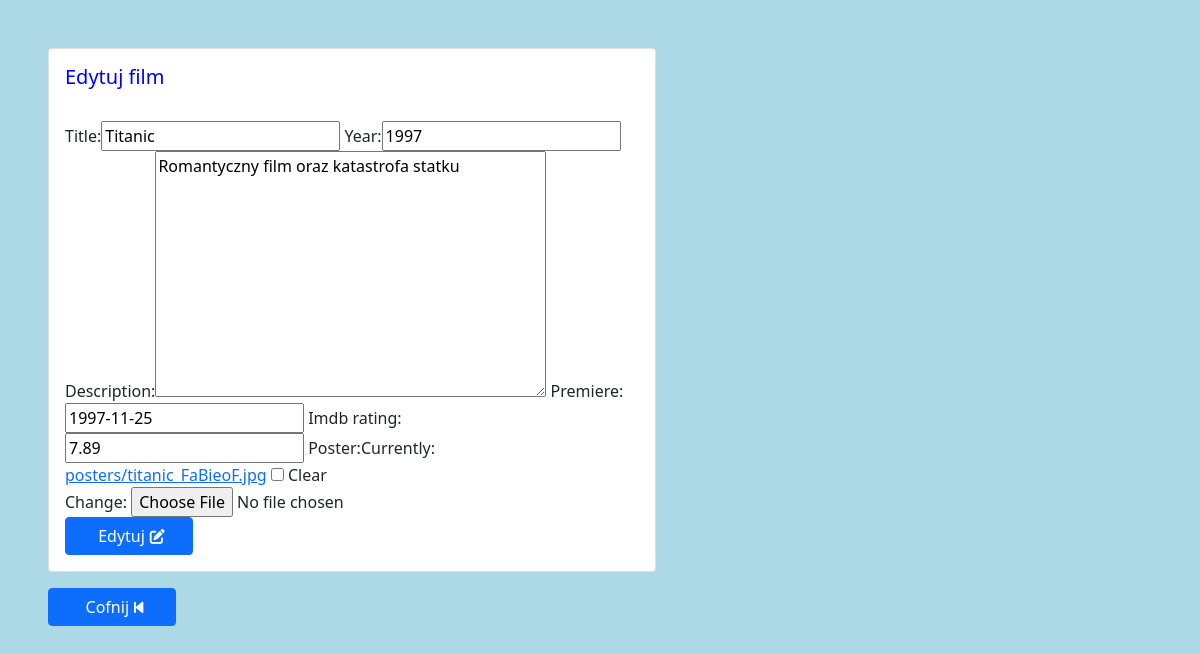
The page /movies_web/edit/1/ (signed in) on the database as committed earlier.
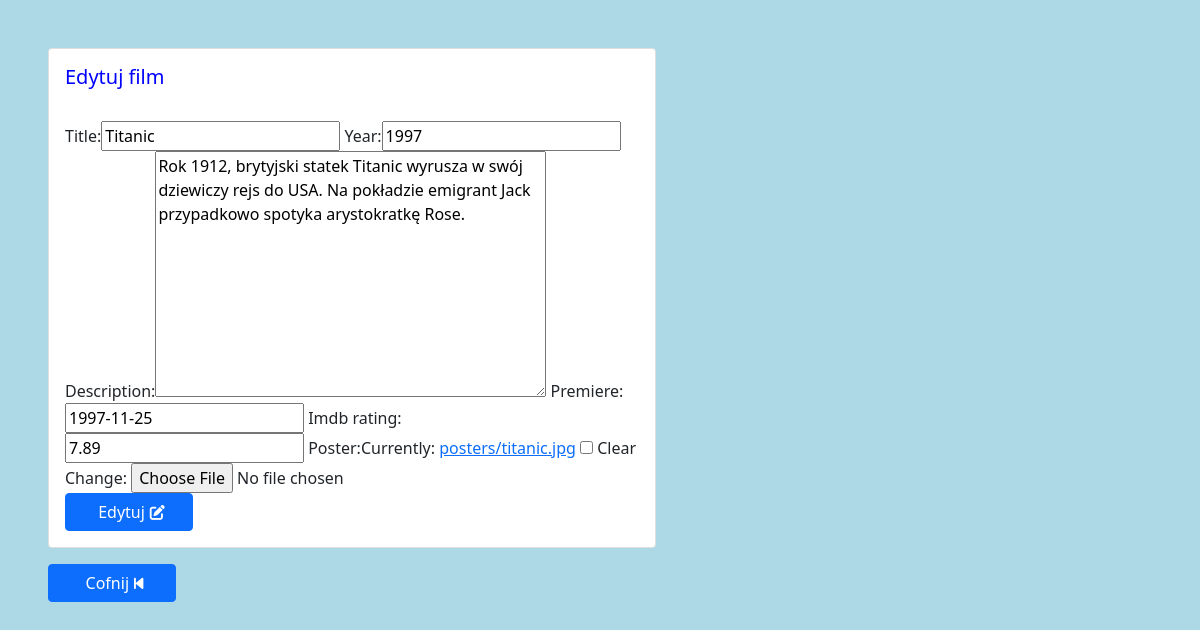
The same page on the database as committed later.
### movies_web/models.py (models this page shows, shortened)
class Movie(models.Model):
    title = models.CharField(max_length=64, blank=False, unique=True)
    year = models.PositiveSmallIntegerField(default=2000)
    description = models.TextField(default='')
    premiere = models.DateField(null=True, blank=True)
    imdb_rating = models.DecimalField(max_digits=4, decimal_places=2, null=True, blank=True)
    poster = models.ImageField(upload_to='posters', null=True, blank=True)
    dodatkowe = models.OneToOneField(AdditionalInfo, on_delete=models.CASCADE, null=True, blank=True)

### movies_web/views.py (the view)
# urls.py: path('edit/<int:id>/', update_movie, name='update_movie'),
@login_required
def update_movie(request, id):
    movie = get_object_or_404(Movie, pk=id)
    form = MovieForm(request.POST or None, request.FILES or None, instance=movie)
    if form.is_valid():
        form.save()
        return redirect(main_movies)
    return render(request, 'form_movie.html', {'form': form, 'new': False})

### movies_web/forms.py
class MovieForm(ModelForm):
    class Meta:
        model = Movie
        fields = ['title', 'year', 'description', 'premiere', 'imdb_rating', 'poster']

### templates/form_movie.html (shortened to what this page needs)
{% extends 'base.html' %}
{% load bootstrap %}
{% block side %}
    <div class="card" style="width: 38rem">
      <div class="card-body">
        {% if new %}
          <h5 class="color_text">Nowy film</h5>
        {% else %}
          <h5 class="color_text">Edytuj film</h5>
        {% endif %}
        <br>
        <form method="post" enctype="multipart/form-data">
          {{ form|bootstrap }}
          <br>
          {% if new %}
            <button type="submit" class="btn btn-primary all_buttons">Dodaj<i class="fas fa-plus-square icon_in_button"></i></button>
          {% else %}
            <button type="submit" class="btn btn-primary all_buttons">Edytuj<i class="fas fa-edit icon_in_button"></i></button>
          {% endif %}
        </form>
      </div>
    </div>
  <a href="{% url 'main_movies'%}" class="btn btn-primary all_buttons mt-3">Cofnij<i class="fas fa-step-backward icon_in_button "></i></a>
{% endblock %}

### templates/base.html (shortened to what this page needs)
{% load static %}
<!doctype html>
<html lang="en">
<head>
  <link href="https://cdn.jsdelivr.net/npm/bootstrap@5.1.3/dist/css/bootstrap.min.css" rel="stylesheet">
  <link rel="stylesheet" href="{% static 'movies_web.css' %}">
</head>
<body>
  {% block side %} {% endblock %}
</body>
</html>

### movies_web/static/movies_web.css (style rules this page uses)
body { padding: 3rem; background: lightblue; }
.color_text { color: blue; }
.all_buttons { width: 8rem; position: relative; }
.icon_in_button { font-size: 15px; position: relative; left: 5px; color: white; }

Rows that differ between the two databases and show on the page:
changed Movie "Titanic": description "Romantyczny film oraz katastrofa statku" → "Rok 1912, brytyjski statek Titanic wyrusza w swój dziewiczy rejs do USA. Na pokładzie emigrant Jack przypadkowo spotyka arystokratkę Rose."
Other text that changed with them:
text no longer shown: "Title: Year: Description: Premiere: Imdb rating: Poster: Currently: posters/titanic_FaBieoF.jpg Clear Change:"
text now shown: "Title: Year: Description: Premiere: Imdb rating: Poster: Currently: posters/titanic.jpg Clear Change:"
